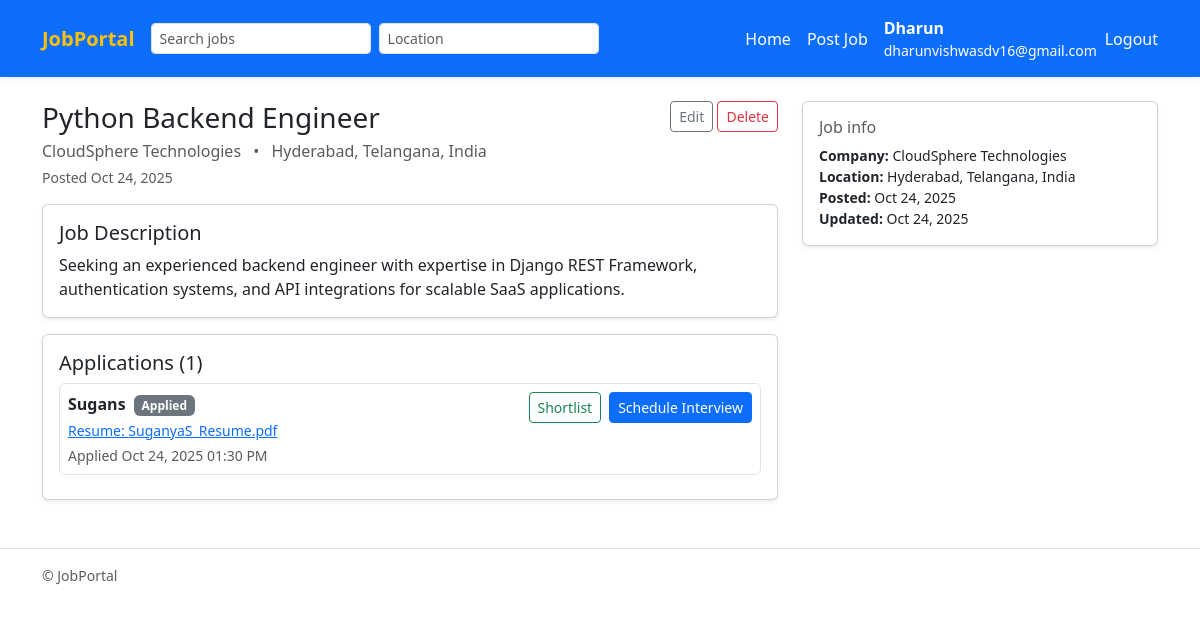
The page /job/2/ (signed in) on the database as committed earlier.
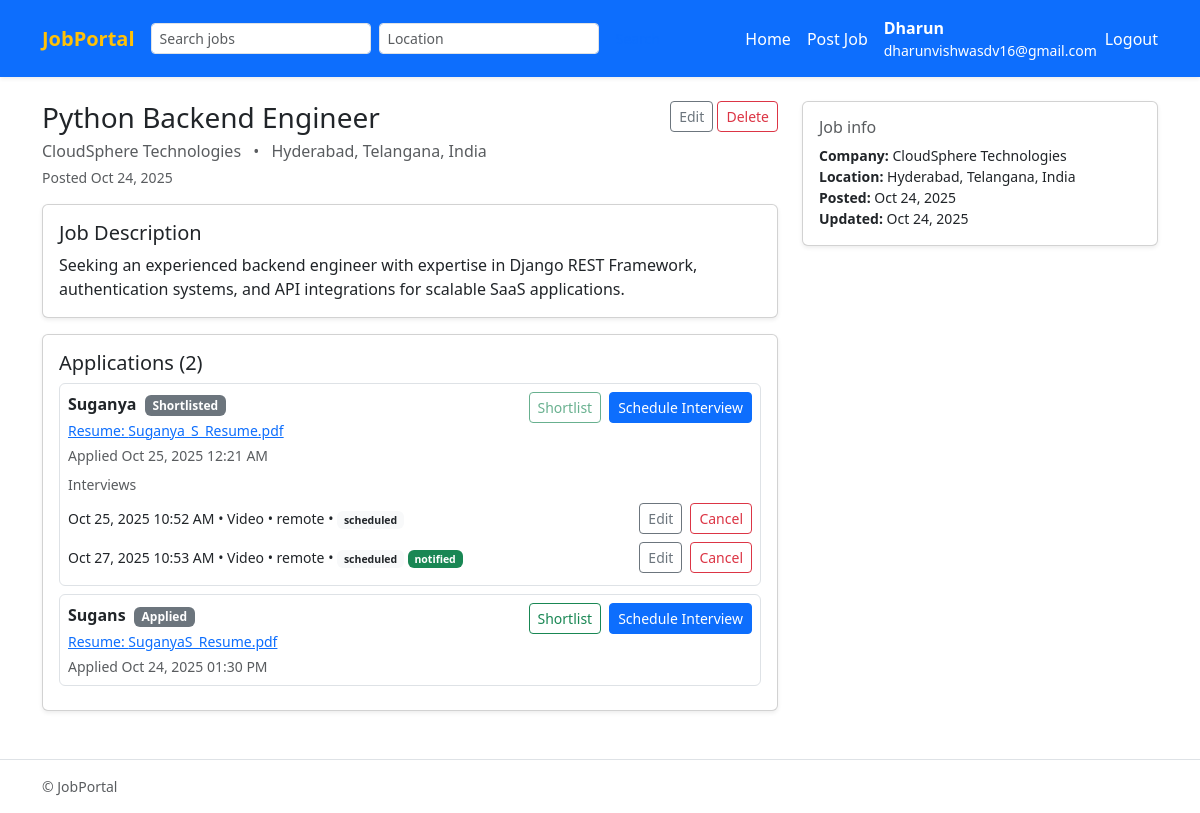
The same page on the database as committed later.
### jobs/models.py (models this page shows, shortened)
class Job(models.Model):
    poster = models.ForeignKey(User, on_delete=models.CASCADE, related_name="posted_jobs")
    title = models.CharField(max_length=255)
    company = models.CharField(max_length=255)
    description = models.TextField()
    location = models.CharField(max_length=255, blank=True)
    created_at = models.DateTimeField(auto_now_add=True)
    updated_at = models.DateTimeField(auto_now=True)
    class Meta:
        ordering = ["-created_at"]
        indexes = [models.Index(fields=["title"]), models.Index(fields=["company"]), models.Index(fields=["location"])]

class Application(models.Model):
    STATUS_APPLIED   = "applied"
    STATUS_REVIEW    = "review"
    STATUS_SHORTLIST = "shortlisted"
    STATUS_ACCEPTED  = "accepted"
    STATUS_REJECTED  = "rejected"
    STATUS_WITHDRAWN = "withdrawn"
    STATUS_CHOICES = [
        (STATUS_APPLIED, "Applied"),
        (STATUS_REVIEW, "Under Review"),
        (STATUS_SHORTLIST, "Shortlisted"),
        (STATUS_ACCEPTED, "Accepted"),
        (STATUS_REJECTED, "Rejected"),
        (STATUS_WITHDRAWN, "Withdrawn"),
    ]
    job = models.ForeignKey(Job, on_delete=models.CASCADE, related_name="applications")
    applicant = models.ForeignKey(User, on_delete=models.CASCADE, related_name="applications")
    resume = models.FileField(
        upload_to=resume_upload_to,
        validators=[FileExtensionValidator(allowed_extensions=["pdf", "doc", "docx"])],
        help_text="Upload resume in PDF, DOC or DOCX format.",
    )
    cover_letter = models.TextField(blank=True)
    status = models.CharField(max_length=20, choices=STATUS_CHOICES, default=STATUS_APPLIED)
    applied_at = models.DateTimeField(auto_now_add=True)
    updated_at = models.DateTimeField(auto_now=True)
    class Meta:
        unique_together = ("job", "applicant")
        ordering = ["-applied_at"]
        indexes = [models.Index(fields=["status"]), models.Index(fields=["applied_at"])]
    def get_resume_filename(self) -> str: return self.resume.name.split("/")[-1]

class Interview(models.Model):
    MODE_CHOICES = [("in_person","In person"),("phone","Phone"),("video","Video")]
    STATUS_CHOICES = [("scheduled","Scheduled"),("rescheduled","Rescheduled"),("completed","Completed"),("canceled","Canceled")]
    application = models.ForeignKey(Application, on_delete=models.CASCADE, related_name="interviews")
    created_by = models.ForeignKey(User, on_delete=models.CASCADE, related_name="created_interviews")
    scheduled_at = models.DateTimeField()
    mode = models.CharField(max_length=20, choices=MODE_CHOICES, default="video")
    location = models.CharField(max_length=255, blank=True, help_text="Office address (for in-person) or leave blank.")
    meet_link = models.CharField(max_length=255, blank=True, help_text="Video/Phone meeting link or dial-in.")
    notes = models.TextField(blank=True)
    status = models.CharField(max_length=20, choices=STATUS_CHOICES, default="scheduled")
    invite_sent = models.BooleanField(default=False)
    created_at = models.DateTimeField(auto_now_add=True)
    updated_at = models.DateTimeField(auto_now=True)
    class Meta:
        ordering = ["scheduled_at"]

### jobs/views.py (the view)
# urls.py: path("job/<int:pk>/", views.JobDetailView.as_view(), name="job_detail"),
class JobDetailView(DetailView):
    model = Job
    template_name = "jobs/job_detail.html"
    context_object_name = "job"
    def get_context_data(self, **kwargs):
        ctx = super().get_context_data(**kwargs)
        job = self.object
        ctx["applications"] = job.applications.all()
        ctx["has_applied"] = False
        ctx["my_app"] = None
        if self.request.user.is_authenticated:
            ctx["has_applied"] = job.applications.filter(applicant=self.request.user).exists()
            ctx["my_app"] = job.applications.filter(applicant=self.request.user).first()
        return ctx

### jobs/templates/jobs/job_detail.html (shortened to what this page needs)
{% extends 'jobs/base.html' %}
{% block content %}
<div class="row">
  <div class="col-lg-8">
    <div class="d-flex align-items-start justify-content-between mb-3">
      <div>
        <h1 class="h3 mb-1">{{ job.title }}</h1>
        <div class="text-muted">
          <span class="me-2">{{ job.company }}</span>
          {% if job.location %}• <span class="ms-2">{{ job.location }}</span>{% endif %}
        </div>
        <div class="small text-muted mt-1">Posted {{ job.created_at|date:"M d, Y" }}</div>
      </div>
      <div class="ms-3 text-end">
        {% if user.is_authenticated %}
          {% if user == job.poster %}
            <a href="{% url 'jobs:job_update' job.pk %}" class="btn btn-outline-secondary btn-sm">Edit</a>
            <a href="{% url 'jobs:job_delete' job.pk %}" class="btn btn-outline-danger btn-sm"
               onclick="return confirm('Delete this job?');">Delete</a>
          {% endif %}
        {% else %}
          <a href="{% url 'login' %}?next={{ request.path|urlencode }}" class="btn btn-primary btn-sm">Login to apply</a>
        {% endif %}
      </div>
    </div>
    <div class="card shadow-sm mb-3">
      <div class="card-body">
        <h5 class="card-title">Job Description</h5>
        <p class="mb-0" style="white-space:pre-line">{{ job.description }}</p>
      </div>
    </div>
    {% if user.is_authenticated and user == job.poster %}
      <div class="card shadow-sm">
        <div class="card-body">
          <h5 class="card-title">Applications ({{ job.applications.count }})</h5>
          {% for app in job.applications.all %}
            <div class="border rounded p-2 mb-2">
              <div class="d-flex justify-content-between align-items-start">
                <div>
                  <strong>{{ app.applicant.username }}</strong>
                  <span class="badge bg-secondary ms-1">{{ app.get_status_display }}</span>
                  <div class="small mt-1">
                    <a href="{{ app.resume.url }}" target="_blank">Resume: {{ app.get_resume_filename }}</a>
                  </div>
                  <div class="small text-muted mt-1">Applied {{ app.applied_at|date:"M d, Y h:i A" }}</div>
                </div>
                <div class="d-flex gap-2">
                  <form method="post" action="{% url 'jobs:application_shortlist' app.pk %}">
                    <button class="btn btn-sm btn-outline-success"
                            {% if app.status == 'shortlisted' %}disabled{% endif %}>
                      Shortlist
                    </button>
                  </form>
                  <a class="btn btn-sm btn-primary" href="{% url 'jobs:interview_create' app.pk %}">
                    Schedule Interview
                  </a>
                </div>
              </div>
              {% if app.interviews.all %}
                <div class="mt-2">
                  <div class="small text-muted mb-1">Interviews</div>
                  {% for iv in app.interviews.all %}
                    <div class="d-flex align-items-center justify-content-between py-1">
                      <div class="small">
                        {{ iv.scheduled_at|date:"M d, Y h:i A" }} • {{ iv.get_mode_display }}
                        {% if iv.location %} • {{ iv.location }}{% endif %}
                        • <span class="badge bg-light text-dark">{{ iv.status }}</span>
                        {% if iv.invite_sent %}<span class="badge bg-success">notified</span>{% endif %}
                      </div>
                      <div class="d-flex gap-2">
                        <a class="btn btn-sm btn-outline-secondary"
                           href="{% url 'jobs:interview_update' iv.pk %}">Edit</a>
                        <form method="post" action="{% url 'jobs:interview_cancel' iv.pk %}">
                          <button class="btn btn-sm btn-outline-danger"
                                  {% if iv.status == 'canceled' %}disabled{% endif %}>
                            Cancel
                          </button>
                        </form>
                      </div>
                    </div>
                  {% endfor %}
                </div>
              {% endif %}
            </div>
          {% empty %}
            <div class="text-muted">No applications yet.</div>
          {% endfor %}
        </div>
      </div>
    {% endif %}
  </div>
  <div class="col-lg-4">
    <div class="card shadow-sm mb-3">
      <div class="card-body">
        <h6 class="text-muted mb-2">Job info</h6>
        <div class="small">
          <div><strong>Company:</strong> {{ job.company }}</div>
          {% if job.location %}<div><strong>Location:</strong> {{ job.location }}</div>{% endif %}
          <div><strong>Posted:</strong> {{ job.created_at|date:"M d, Y" }}</div>
          <div><strong>Updated:</strong> {{ job.updated_at|date:"M d, Y" }}</div>
        </div>
      </div>
    </div>
  </div>
</div>
{% endblock %}

### jobs/templates/jobs/base.html (shortened to what this page needs)
{% load static %}
<!doctype html>
<html lang="en">
<head>
  <link href="https://cdn.jsdelivr.net/npm/bootstrap@5.3.0/dist/css/bootstrap.min.css" rel="stylesheet">
</head>
<body>
<nav class="navbar navbar-expand-lg navbar-primary bg-primary shadow-sm">
  <div class="container">
    <a class="navbar-brand  text-warning fw-bold" href="{% url 'jobs:job_list' %}">JobPortal</a>
    <div class="collapse navbar-collapse" id="mainNav">
      <form class="d-flex me-auto" method="get" action="{% url 'jobs:job_list' %}">
        <input name="q" class="form-control form-control-sm me-2" type="search" placeholder="Search jobs" aria-label="Search"
               value="{{ request.GET.q|default:'' }}">
        <input name="location" class="form-control form-control-sm me-2" type="search" placeholder="Location"
               value="{{ request.GET.location|default:'' }}">
        <button class="btn btn-sm btn-outline-primary" type="submit">Search</button>
      </form>
      <ul class="navbar-nav ms-auto mb-2 mb-lg-0 align-items-center">
        {% if user.is_authenticated %}
          {% if user.profile.is_employer %}
          <li class="nav-item">
              <a class="nav-link text-white" href="{% url 'jobs:job_list' %}">Home</a>
            </li>
            <li class="nav-item">
              <a class="nav-link text-white" href="{% url 'jobs:job_create' %}">Post Job</a>
            </li>
          {% else %}
            <li class="nav-item">
              <a class="nav-link text-white" href="{% url 'jobs:job_list' %}">Jobs</a>
            </li>
          {% endif %}
           <li class="nav-item">
            <a class="nav-link text-white" href="#">
              <strong>{{ user.username }}</strong>
              {% if user.email %}<small class="text-white d-block">{{ user.email }}</small>{% endif %}
            </a>
          </li>
          <li class="nav-item">
            <form method="post" action="{% url 'logout' %}" style="display:inline;">
  <button type="submit" class="btn btn-link nav-link p-0 text-white">Logout</button>
</form>
          </li>
        {% endif %}
      </ul>
    </div>
  </div>
</nav>
<main class="container py-4">
  {% block content %}{% endblock %}
</main>
<footer class="border-top py-3 mt-4">
  <div class="container text-muted small">
    &copy; {{ now.year }} JobPortal
  </div>
</footer>
</body>
</html>

### jobs/templates/jobs/base.html (style rules this page uses)
.nav-item .nav-link { white-space: nowrap; }

Rows that differ between the two databases and show on the page:
computed for Job "Python Backend Engineer": applications.count "1" → "2"
added Application: applicant.username "Suganya", status "Shortlisted", get_resume_filename "Suganya_S_Resume.pdf", applied_at "Oct 25, 2025 12:21 AM"
added Interview: scheduled_at "Oct 25, 2025 10:52 AM", mode "Video", location "remote", status "scheduled"
added Interview: scheduled_at "Oct 27, 2025 10:53 AM", mode "Video", location "remote", status "scheduled", invite_sent "notified"
